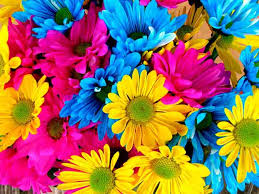
#> input picture 01_Introduccion/0102_Luz, espectro electromagnético y elementos de percepción visual/NegativoImagen/imagen/florescolor.jpg, 259 x 194 px
$ python imgNeg.py
#> lines starting #> are read from the running program, lines starting #| are printed output that depends on the picture
#Descripcion del problema: Se desea obtener el negativo de una imagen RGB
#Objetivo: Cambiar todos los canales de color R, G y B de la imagen a su negativo

from PIL import Image

#ENTRADA: una imagen RGB de formato .jpg
foto = Image.open('./imagen/florescolor.jpg')#Obtener la imagen a cambiar
#> foto is the input picture: PIL image 259x194 RGB; mean R, G, B 149, 111.8, 94.4

datos = list(foto.getdata()) #Obtengo los datos de color de la imagen
#> datos = 50246 items

#Cada dato R, G y B le resto de 255 para obtener su valor negativo
datos_invertidos = [(255 - datos[x][0], 255 - datos[x][1], 255 - datos[x][2]) for x in range(len(datos))]
#> datos_invertidos = 50246 items

imagen_invertida = Image.new('RGB', foto.size) #Crep una nueva imagen con el tamano de la imagen de entrada
#> imagen_invertida: PIL image 259x194 RGB; every value is 0

imagen_invertida.putdata(datos_invertidos) #Le anado a la imagen nueva los datos invertidos
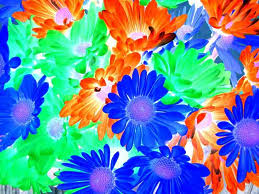
#> imagen_invertida: PIL image 259x194 RGB; mean R, G, B 106, 143.2, 160.6

#SALIDA: una imagen RGB de formato .jpg con los canales invertidos de la imagen original
imagen_invertida.save('./negativo/floresnegativo.jpg') #Guardo la imagen resultante en un directorio especifico

#Cierro las imagenes
imagen_invertida.close()

foto.close()
